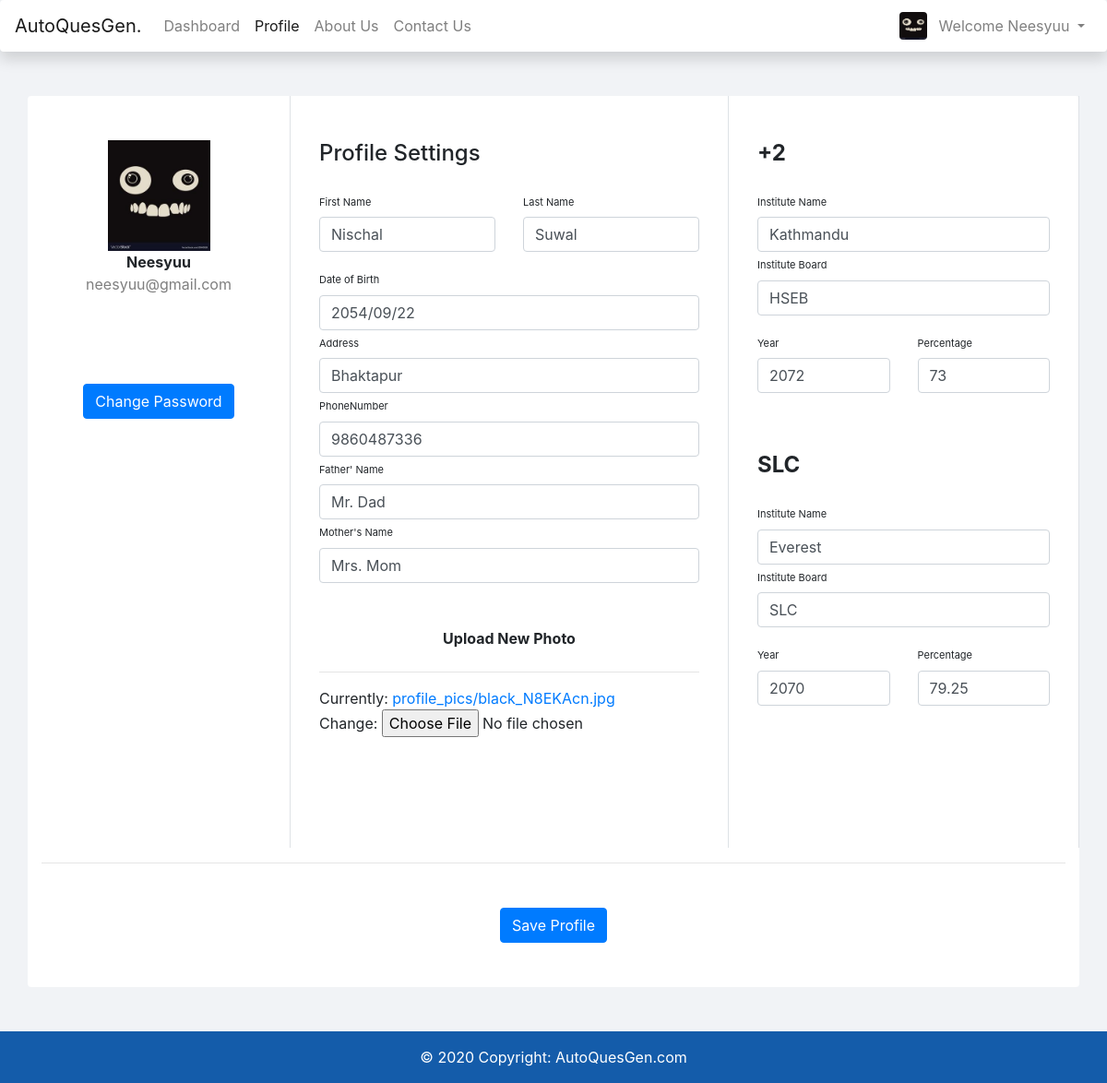
/home/profile/edit (signed in), run on the app's committed database.
### Register/models.py (models this page shows, shortened)
class UserDetail(models.Model):
    user = models.OneToOneField(User, on_delete=models.CASCADE, primary_key=True)
    image = models.ImageField(upload_to='profile_pics', null=True, default='pic.jpg')
    dob = models.CharField(max_length=10, null=True)
    address = models.CharField(max_length=10, null=True)
    phone = models.CharField(max_length=10, null=True)
    father = models.CharField(max_length=10, null=True)
    mother = models.CharField(max_length=10, null=True)
    plus2name = models.CharField(max_length=10, null=True)
    plus2board = models.CharField(max_length=10, null=True)
    plus2year = models.CharField(max_length=10, null=True)
    plus2percent = models.CharField(max_length=10, null=True)
    slcname = models.CharField(max_length=10, null=True)
    slcboard = models.CharField(max_length=10, null=True)
    slcyear = models.CharField(max_length=10, null=True)
    slcpercent = models.CharField(max_length=10, null=True)
    image = models.ImageField(upload_to='profile_pics', null=True, default='pic.jpg')
    role = models.ForeignKey(Group, null=True, on_delete=models.CASCADE)

### aqg/decorators.py (the view)
    def wrap(request, *args, **kwargs):
        if request.user.groups.all()[0].name == 'Student':
            return view_func(request, *args, **kwargs)
        else:
            return render(request, 'home/index.html')

### Register/forms.py
class UserUpdate(forms.ModelForm):
    class Meta:
        model = User
        fields = ['first_name', 'last_name']

class ProfileUpdate(forms.ModelForm):
    class Meta:
        model = UserDetail
        fields = ['dob', 'address', 'phone', 'father', 'mother',
                  'plus2name', 'plus2board', 'plus2year', 'plus2percent',
                  'slcname', 'slcboard', 'slcyear', 'slcpercent', 'image']

### Profile_info/views.py (called while the page is built)
@login_required
@student_only
def editProfile(request):
    if request.method == 'POST':
        u_form = UserUpdate(request.POST, instance=request.user)  # instance shows in field
        p_form = ProfileUpdate(request.POST, request.FILES, instance=request.user.userdetail)
        if u_form.is_valid() and p_form.is_valid():
            u_form.save()
            p_form.save()
            messages.success(request, 'Your Profile is Updated.')
        return render(request, 'profile/profile.html')
    else:
        u_form = UserUpdate(instance=request.user)  # instance shows in field
        p_form = ProfileUpdate(instance=request.user.userdetail)
    params = {
        'u_form': u_form,
        'p_form': p_form,
    }
    return render(request, 'profile/editProfile.html', params)

### templates/profile/editProfile.html (shortened to what this page needs)
{% extends 'base.html' %}
{% load widget_tweaks %}
{% block activeProfile %} active {% endblock activeProfile %}
{% block body %}
<form enctype="multipart/form-data" method="POST">
    <div class="container rounded bg-white mt-5 mb-5">
        <div class="row">
            <div class="col-md-3 border-right">
                <div class="d-flex flex-column align-items-center text-center p-3 py-5">
                    <div class="profile-img">
                        <img alt=""
                             src="{{request.user.userdetail.image.url}}"/>
                    </div>
                    <span
                            class="font-weight-bold">{{ request.user.username }}</span><span
                        class="text-black-50">{{ request.user.email }}</span>
                </div>
                <div class="mt-5 text-center">
                    <a class="btn btn-primary" href="changePassword">Change Password</a>
                </div>
            </div>
            <div class="col-md-5 border-right">
                <div class="p-3 py-5">
                    <div class="d-flex justify-content-between align-items-center mb-3">
                        <h4 class="text-right">Profile Settings</h4>
                    </div>
                    <div class="row mt-2">
                        <div class="col-md-6"><label class="labels">First Name</label>
                            {% render_field u_form.first_name class='form-control' %}
                        </div>
                        <div class="col-md-6"><label class="labels">Last Name</label>
                            {% render_field u_form.last_name class='form-control' %}
                        </div>
                    </div>
                    <div class="row mt-3">
                        <div class="col-md-12"><label class="labels">Date of Birth</label>
                            {% render_field p_form.dob class='form-control' %}
                        </div>
                        <div class="col-md-12"><label class="labels">Address</label>
                            {% render_field p_form.address class='form-control' %}
                        </div>
                        <div class="col-md-12"><label class="labels">PhoneNumber</label>
                            {% render_field p_form.phone class='form-control' %}
                        </div>
                        <div class="col-md-12"><label class="labels">Father' Name</label>
                            {% render_field p_form.father class='form-control' %}
                        </div>
                        <div class="col-md-12"><label class="labels">Mother's Name</label>
                            {% render_field p_form.mother class='form-control' %}
                        </div>
                        <div class="col-md-12"><br><br>
                            <center><b><label>Upload New Photo</label></b></center>
                            <hr>
                            {% render_field p_form.image %}
                        </div>
                    </div>
                    <br>
                    <br>
                    <br>
                </div>
            </div>
            <div class="col-md-4 border-right">
                <div class="p-3 py-5">
                    <div class="d-flex justify-content-between align-items-center mb-3">
                        <h4 class="text-right"><b>+2</b></h4>
                    </div>
                    <div class="col-md-15"><label class="labels">Institute Name</label>
                        {% render_field p_form.plus2name class='form-control' %}
                    </div>
                    <div class="col-md-15"><label class="labels">Institute Board</label>
                        {% render_field p_form.plus2board class='form-control' %}
                    </div>
                    <div class="row mt-3">
                        <div class="col-md-6"><label class="labels">Year</label>
                            {% render_field p_form.plus2year class='form-control' %}
                        </div>
                        <div class="col-md-6"><label class="labels">Percentage</label>
                            {% render_field p_form.plus2percent class='form-control' %}
                        </div>
                    </div>
                </div>
                <div class="p-3 ">
                    <div class="d-flex justify-content-between align-items-center mb-3">
                        <h4 class="text-right"><b>SLC</b></h4>
                    </div>
                    <div class="col-md-15"><label class="labels">Institute Name</label>
                        {% render_field p_form.slcname class='form-control' %}
                    </div>
                    <div class="col-md-15"><label class="labels">Institute Board</label>
                        {% render_field p_form.slcboard class='form-control' %}
                    </div>
                    <div class="row mt-3">
                        <div class="col-md-6"><label class="labels">Year</label>
                            {% render_field p_form.slcyear class='form-control' %}
                        </div>
                        <div class="col-md-6"><label class="labels">Percentage</label>
                            {% render_field p_form.slcpercent class='form-control' %}
                        </div>
                    </div>
                </div>
            </div>
        </div>
        <hr>
        <div class="mt-5 text-center">
            <button class="btn btn-primary" type="submit">Save Profile</button>
        </div>
        <br>
        <br>
    </div>
</form>
{% endblock body %}

### templates/base.html (shortened to what this page needs)
<!doctype html>
<html lang="en">
<head>
    <link href="https://stackpath.bootstrapcdn.com/bootstrap/4.5.2/css/bootstrap.min.css"
 rel="stylesheet">
</head>
<body style="background-color:#F1F3F6;">
<nav class="navbar navbar-expand-lg navbar-light bg-light shadow  mb-0 bg-white rounded"
     style=" position: sticky; width: 100%;  top: 0; z-index: 1020;">
    <a class="navbar-brand" href="/home">AutoQuesGen.</a>
    <div class="collapse navbar-collapse" id="navbarSupportedContent">
        <ul class="navbar-nav mr-auto">
            {% if user.is_authenticated %}
            <li class="nav-item {% block activeDash %} {% endblock activeDash %}">
                <a class="nav-link" href="/home/dashboard">Dashboard <span class="sr-only">(current)</span></a>
            </li>
            <li class="nav-item {% block activeProfile %} {% endblock activeProfile %}">
                <a class="nav-link" href="/home/profile">Profile <span class="sr-only">(current)</span></a>
            </li>
            {% else %}
            <li class="nav-item {% block active %} {% endblock active %}">
                <a class="nav-link" href="/home">Home <span class="sr-only">(current)</span></a>
            </li>
            {% endif %}
            <li class="nav-item">
                <a class="nav-link" href="/home#about-us">About Us</a>
            </li>
            <li class="nav-item">
                <a class="nav-link" href="/home#contact-us">Contact Us</a>
            </li>
        </ul>
        {% if user.is_authenticated %}
        <img alt="Cinque Terre" class="rounded" height="30px"
             src="{{request.user.userdetail.image.url}}" width="30px">
        <ul class="navbar-nav">
            <li class="nav-item dropdown">
                <a aria-expanded="false" aria-haspopup="true" class="nav-link dropdown-toggle" data-toggle="dropdown"
                   href="#"
                   id="navbarDropdown" role="button">
                    Welcome {{request.user}}
                </a>
            </li>
        </ul>
        {% endif %}
    </div>
</nav>
{% block body %}
{% endblock body %}
<footer class="page-footer font-small red"
        style="background-color: #145CAA; position: {% block position %} relative {% endblock position %}; width: 100%; text-align: center; bottom: 0; height: 3.5rem;
z-index:1000;">
    <div class="footer-copyright text-center py-3" style="color: white;">© 2020 Copyright:
        <a href="https://youtube.com/" style="color: white;"> AutoQuesGen.com</a>
    </div>
</footer>
</body>
</html>

### templates/profile/editProfile.html (style rules this page uses)
body { background: rgb(99, 39, 120) }
.labels { font-size: 11px }
.profile-img { text-align: center; }
.profile-img img { width: 50%; height: 50%; }

### data on the page
UserDetail: dob "2054/09/22", address "Bhaktapur", phone "9860487336", father "Mr. Dad", mother "Mrs. Mom", plus2name "Kathmandu", plus2board "HSEB", plus2year "2072", plus2percent "73", slcname "Everest", slcboard "SLC", slcyear "2070", slcpercent "79.25"

### other printed values
{{ request.user }} "Neesyuu"
{{ request.user.username }} "Neesyuu"
{{ request.user.email }} "neesyuu@gmail.com"
